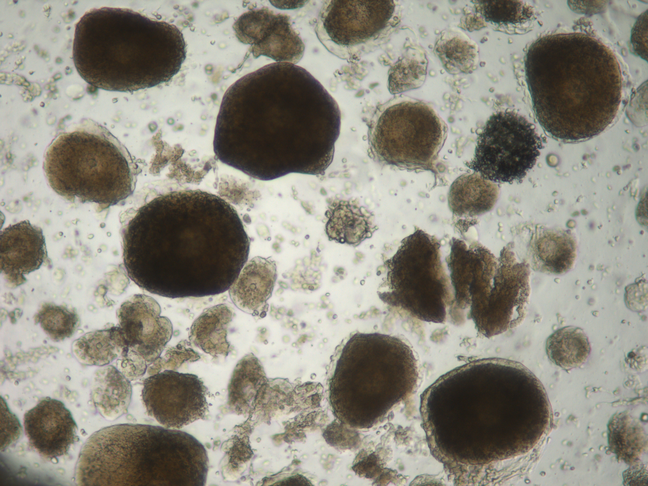
#> input picture cloudy_resized.png, 648 x 486 px
$ python -i process_images.py   (imports and definitions only)   (older library calls are emulated)
#> lines starting #> are read from the running program, lines starting #| are printed output that depends on the picture; after the words box and inside, x2 and y2 are one past the last pixel; in counts of white or black regions, pixels touching at a corner belong together
import math
import cv2
import os, sys
from PIL import Image
import numpy as np
import pylab
import matplotlib.pyplot as plt
import matplotlib.image as mpimg
import sys
import os
from skimage.data import data_dir
from skimage.util import img_as_ubyte
from skimage import io
from skimage.morphology import erosion, dilation, opening, closing, white_tophat
from skimage.morphology import black_tophat, skeletonize, convex_hull_image
from skimage.morphology import disk
import csv

# calculate the greyscale value of each pixel
def rgb2gray(rgb):
    return np.dot(rgb[...,:3], [0.299, 0.587, 0.114])

#Performs the binarization process with a threshold of .4
def binarize_image(original):
    #Binarize the image if not already greyscale
    if(isinstance(original[0][0], np.ndarray)):
        gray = rgb2gray(original)
    else:
        gray = original
    #print(gray)
    height = len(gray)
    width = len(gray[0])
    for row in range(0, height):
        for col in range(0, width):
            if gray[row][col] > .4:
                gray[row][col] = 1 # turn the pixel white
            else:
                gray[row][col] = 0 # turn the pixel black
    return gray

#Performs the morphological filtering operation on a grayscale image
def filter_image(gray):
    #Create a structuring element and filter the image
    selem = disk(25)
    img = closing(img_as_ubyte(gray), selem)
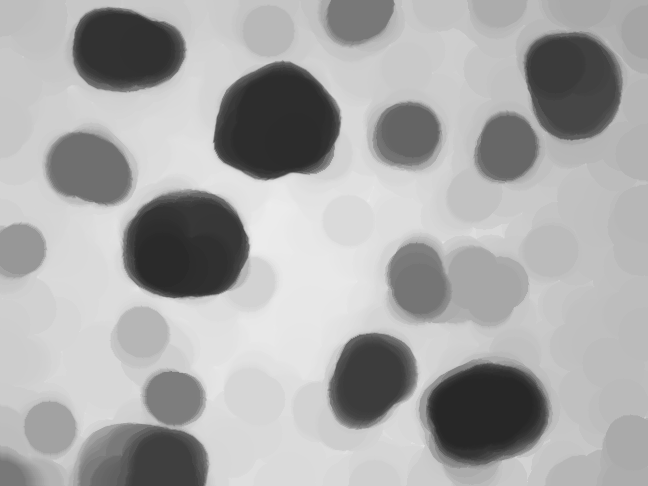
#> img: shape (486, 648); min 39, max 236, mean 168.8

    #Read in the filtered image and label it
    img = cv2.threshold(img, 127, 255, cv2.THRESH_BINARY)[1]  # ensure binary
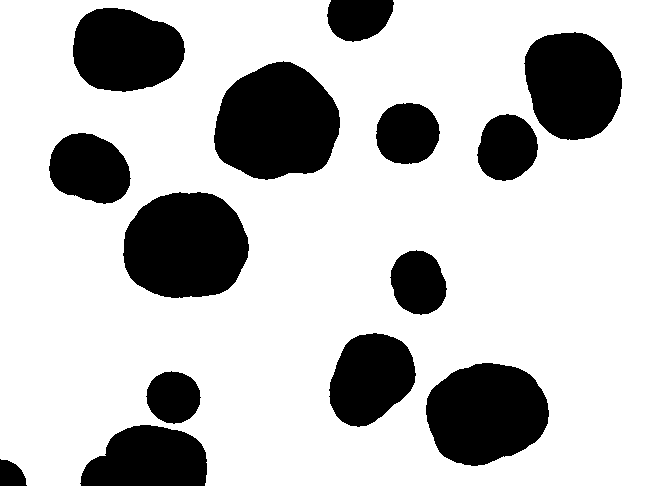
#> img: shape (486, 648); 75.2% white; 14 black regions, largest, box (x1, y1, x2, y2) and area: (214, 61, 340, 180) 11370, (123, 192, 249, 298) 10722, (426, 363, 549, 466) 9731
    img = cv2.bitwise_not(img)
    connectivity = 100
    output = cv2.connectedComponentsWithStats(img, connectivity, cv2.CV_32S)
    #binary_map = (img > 0).astype(np.uint8)
    labels = output[1]
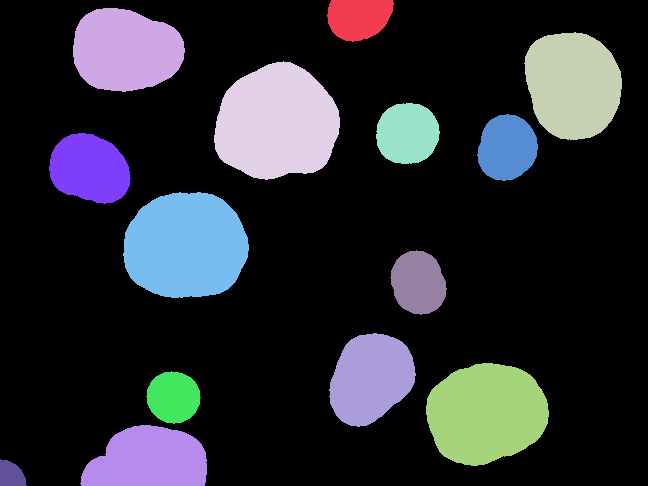
#> labels: shape (486, 648) int32; 15 distinct labels, from 0 to 14; one colour per label, 0 black

    # Map component labels to hue val
    label_hue = np.uint8(179*labels/np.max(labels))
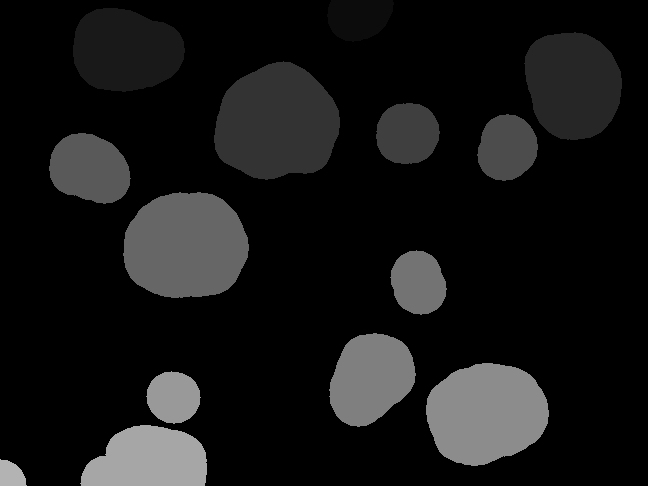
#> label_hue: shape (486, 648); min 0, max 179, mean 21.9
    blank_ch = 255*np.ones_like(label_hue)
    labeled_img = cv2.merge([label_hue, blank_ch, blank_ch])
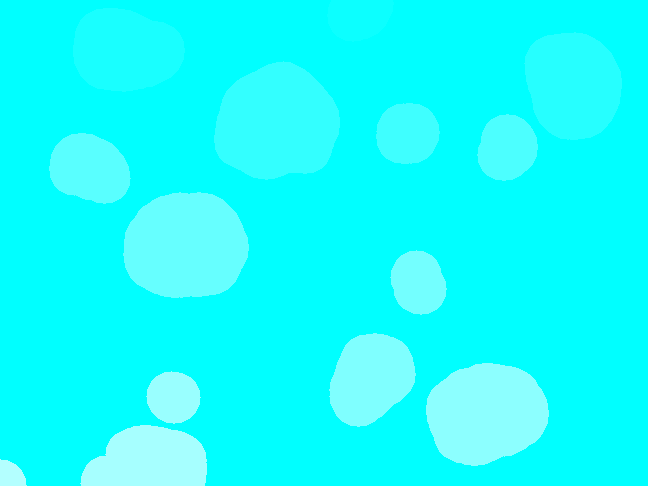
#> labeled_img: shape (486, 648, 3); mean of channels 0, 1, 2 21.9, 255, 255; drawn as R, G, B

    # cvt to BGR for display
    labeled_img = cv2.cvtColor(labeled_img, cv2.COLOR_HSV2BGR)
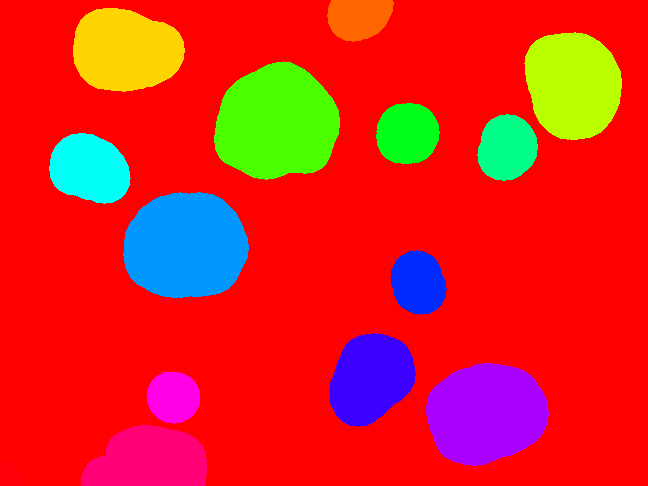
#> labeled_img: shape (486, 648, 3); mean B, G, R 32.6, 35.8, 220.8

    # set bg label to black
    labeled_img[label_hue==0] = 255
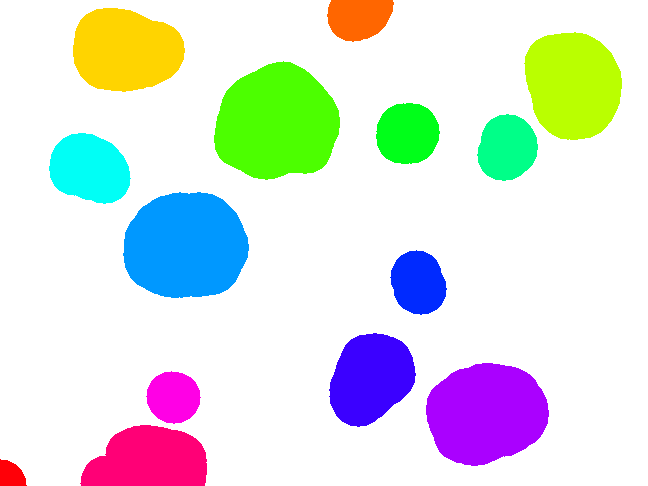
#> labeled_img: shape (486, 648, 3); mean B, G, R 224.4, 227.7, 220.8
    return output, labeled_img

#Takes in the labeled image and what it should be called, saves the labeled
#version and outputs a csv with its xcenter, ycenter, and pixel area
def save_image_and_csv(image_name, labeled_img, stats, centroids):
    #save labeled image
                cv2.imwrite(image_name[:-4] + "_labeled.png", labeled_img)

                with open(image_name[:-4] + '_area.csv', 'w', newline='') as csvfile:
                    areawriter = csv.writer(csvfile, delimiter=' ',
                                            quotechar='|', quoting=csv.QUOTE_MINIMAL)
                    for i in range(1, len(stats)):
                        areawriter.writerow([np.array2string(stats[i][4]) + "," + np.array2string(centroids[i][0]) + "," + np.array2string(centroids[i][1])] )

# [28 lines not run here, left out]


>>> import cv2
>>> picture = cv2.imread('cloudy_resized.png', cv2.IMREAD_GRAYSCALE)
>>> result = filter_image(picture)
